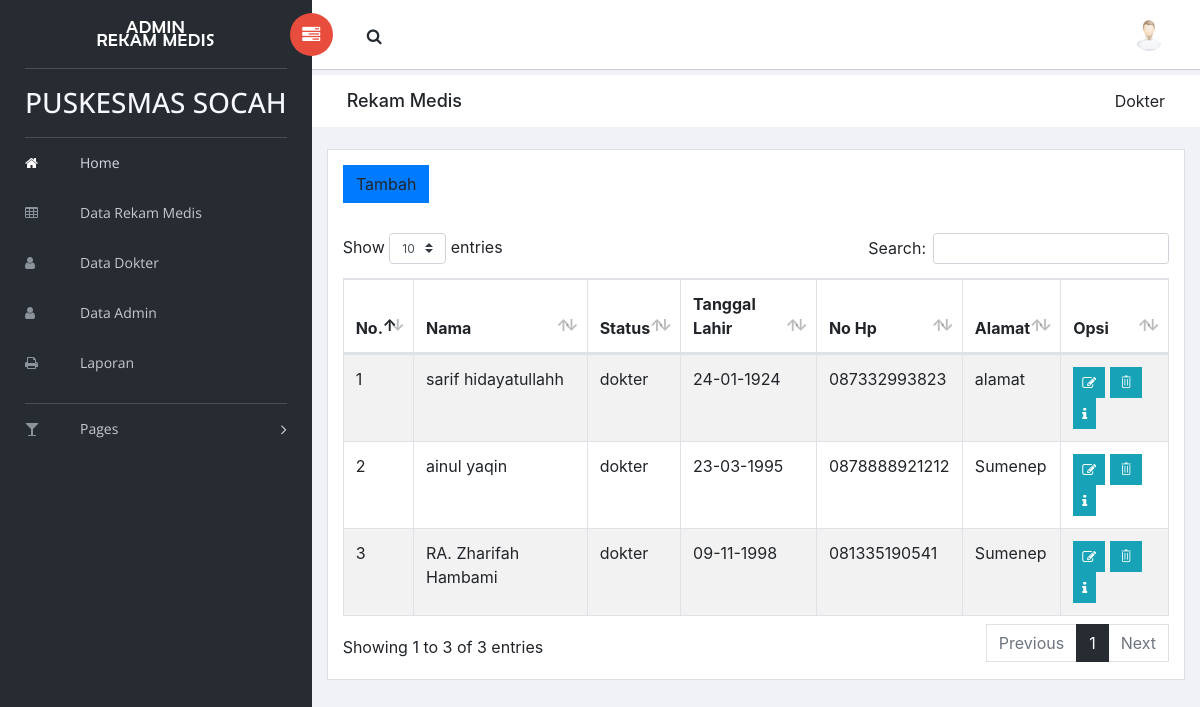
Screenshot of /admin/dokter/index.php with the database file from the repository.
### tables this page shows
CREATE TABLE `tb_user` (
  `ID_USER` varchar(10) NOT NULL,
  `USERNAME` varchar(20) DEFAULT NULL,
  `PASSWORD` varchar(20) DEFAULT NULL,
  `LEVEL` varchar(10) DEFAULT NULL,
  `NAMA_LENGKAP` varchar(50) DEFAULT NULL,
  `STATUS` varchar(20) DEFAULT NULL,
  `TANGGAL_LAHIR` date DEFAULT NULL,
  `NO_TLP` varchar(20) DEFAULT NULL,
  `ALAMAT` varchar(50) DEFAULT NULL
);

### admin/dokter/list.php (the view, shortened to what this page needs)
<?php include '../main/header.php' ?>
<div class="breadcrumbs">
    <div class="col-sm-4">
        <div class="page-header float-left">
            <div class="page-title">
                <h1>Rekam Medis</h1>
            </div>
        </div>
    </div>
    <div class="col-sm-8">
        <div class="page-header float-right">
            <div class="page-title">
                <ol class="breadcrumb text-right">
                    <li class="active">Dokter</li>
                </ol>
            </div>
        </div>
    </div>
</div>
<div class="content mt-3">
    <div class="animated fadeIn">
        <div class="row">
            <div class="col-md-12">
                <div class="card">
                    <div class="card-body">
                        <a type="button" data-target="#ModalAdd" data-toggle="modal" class="btn btn-primary">Tambah</a>
                    </div>
                    <div class="card-body">
                        <table id="bootstrap-data-table-export" class="table table-striped table-bordered">
                            <thead>
                                <tr>
                                    <th>No.</th>
                                    <th>Nama</th>
                                    <th>Status</th>
                                    <th>Tanggal Lahir</th>
                                    <th>No Hp</th>
                                    <th>Alamat</th>
                                    <th>Opsi</th>
                                </tr>
                            </thead>
                            <tbody>
                                <?php
                                $no = 1;
                                $data = mysqli_query($koneksi,"SELECT * from tb_user WHERE LEVEL in ('dokter')");
                                while($d = mysqli_fetch_array($data)){?>
                                    <tr>
                                        <td><?php echo $no++?></td>
                                        <td><?php echo $d['NAMA_LENGKAP']?></td>
                                        <td><?php echo $d['STATUS']?></td>
                                        <td><?=date('d-m-Y', strtotime($d['TANGGAL_LAHIR']))?></td>
                                        <td><?php echo $d['NO_TLP']?></td>
                                        <td><?php echo $d['ALAMAT']?></td>
                                        <td><a class="btn btn-sm btn-info" href="?act=edit&id=<?php echo $d['ID_USER'] ?>" id=><i class="fa fa-edit"></i></a>
                                            <a class="btn btn-sm btn-info" href="?act=hapus_action&id=<?php echo $d['ID_USER'] ?>" id=><i class="ti-trash"></i></a>
                                            <a class="btn btn-sm btn-info" href="?act=detail&id=<?php echo $d['ID_USER'] ?>" id=><i class="fa fa-info"></i></a>
                                        </td>
                                    </tr>
                                <?php } ?>
                            </tbody>
                        </table>
                    </div>
                </div>
            </div>
        </div>
    </div>
</div>
<?php include '../main/footer.php' ?>

### admin/dokter/index.php (shortened to what this page needs)
<?php
include '../../koneksi.php';
$action = isset($_GET['act']) ? $_GET['act'] : '' ;
switch ($action) {
	default:
		include 'list.php';
		break;
}
?>

### admin/main/header.php (shortened to what this page needs)
<!DOCTYPE html>
<html>
<head>
    <link rel="stylesheet" href="../../vendors/bootstrap/dist/css/bootstrap.min.css">
    <link rel="stylesheet" href="../../vendors/font-awesome/css/font-awesome.min.css">
    <link rel="stylesheet" href="../../vendors/themify-icons/css/themify-icons.css">
    <link rel="stylesheet" href="../../vendors/flag-icon-css/css/flag-icon.min.css">
    <link rel="stylesheet" href="../../vendors/selectFX/css/cs-skin-elastic.css">
    <link rel="stylesheet" href="../../vendors/datatables.net-bs4/css/dataTables.bootstrap4.min.css">
    <link rel="stylesheet" href="../../vendors/datatables.net-buttons-bs4/css/buttons.bootstrap4.min.css">
    <link rel="stylesheet" href="../../assets/css/style.css">
</head>
<body>
    <aside id="left-panel" class="left-panel">
        <nav class="navbar navbar-expand-sm navbar-default">
            <div class="navbar-header">
                <a class="navbar-brand" href="./"><img src="../../images/logo.png" alt="Logo"></a>
            </div>
            <div class="navbar-brand">
                <h3><font color="#F8F8FF">PUSKESMAS SOCAH</font></h3>
            </div>
            <div id="main-menu" class="main-menu collapse navbar-collapse">
            	<?php include 'left_menu.php' ?>
            </div>
        </nav>
    </aside>
    <div id="right-panel" class="right-panel">
        <header id="header" class="header">
            <div class="header-menu">
                <div class="col-sm-7">
                    <a id="menuToggle" class="menutoggle pull-left"><i class="fa fa fa-tasks"></i></a>
                    <div class="header-left">
                        <button class="search-trigger"><i class="fa fa-search"></i></button>
                    </div>
                </div>
                <div class="col-sm-5">
                    <div class="user-area dropdown float-right">
                        <a href="#" class="dropdown-toggle" data-toggle="dropdown" aria-haspopup="true" aria-expanded="false">
                            <img class="user-avatar rounded-circle" src="../../images/find_user.png" alt="User Avatar">
                        </a>
                    </div>
                </div>
        </header>

### admin/main/left_menu.php (shortened to what this page needs)
<ul class="nav navbar-nav">
    <li class="active">
        <a href="/RekamMedis/admin/home"> <i class="menu-icon fa fa-home"></i>Home</a>
    </li>
    <li class="">
        <a href="/RekamMedis/admin/rekammedis"> <i class="menu-icon fa fa-table"></i>Data Rekam Medis</a>
    </li>
    <li class="">
        <a href="/RekamMedis/admin/dokter"> <i class="menu-icon fa fa-user"></i>Data Dokter</a>
    </li>
    <li class="">
        <a href="/RekamMedis/admin/admin"> <i class="menu-icon fa fa-user"></i>Data Admin</a>
    </li>
    <li class="">
        <a href="#"> <i class="menu-icon fa fa-print"></i>Laporan</a>
    </li>
    <h3 class="menu-title"></h3>
    <li class="menu-item-has-children dropdown">
        <a href="#" class="dropdown-toggle" data-toggle="dropdown" aria-haspopup="true" aria-expanded="false"> <i class="menu-icon fa fa-glass"></i>Pages</a>
    </li>
</ul>

### admin/main/footer.php (shortened to what this page needs)
    </body>
</html>

### rows the page displays
tb_user: NAMA_LENGKAP "sarif hidayatullahh", STATUS "dokter", TANGGAL_LAHIR "24-01-1924", NO_TLP "087332993823", ALAMAT "alamat"
tb_user: NAMA_LENGKAP "ainul yaqin", STATUS "dokter", TANGGAL_LAHIR "23-03-1995", NO_TLP "0878888921212", ALAMAT "Sumenep"
tb_user: NAMA_LENGKAP "RA. Zharifah Hambami", STATUS "dokter", TANGGAL_LAHIR "09-11-1998", NO_TLP "081335190541", ALAMAT "Sumenep"
